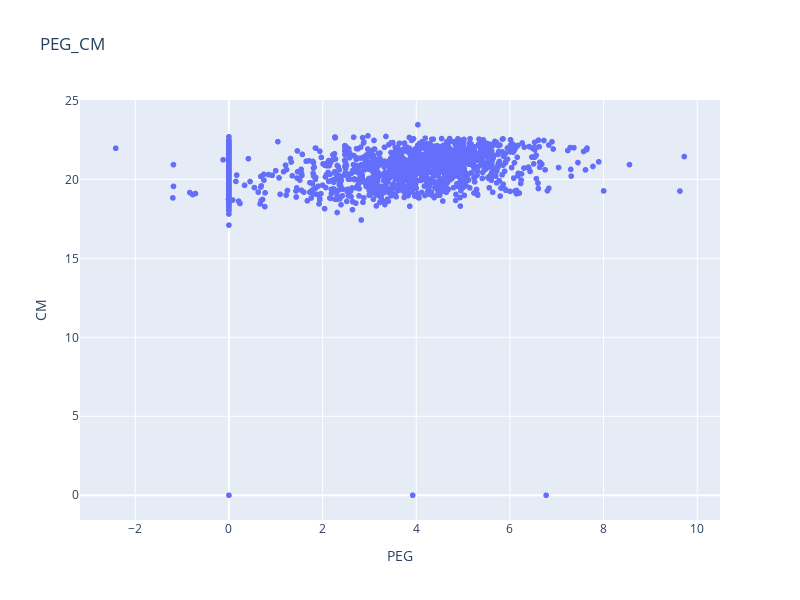

The cell this chart's notebook holds for it:
### Markdown cell above
<font size="3">
<div style="text-align: justify">
To analyze and visualize the dataset stored in 'data.xlsx', we took several steps to ensure its integrity and usability.
<br>
    
Upon the initial phase, we imported data from an Excel file into a DataFrame called df. We identified instances where data was represented as '--'. Recognizing that such entries could hinder subsequent analysis, we replaced these placeholders with NaN, which turned these ambiguous entries into a universally recognized format for missing data.

To ensure numerical computations could be performed, we converted 'CM' values into a numeric format. Then, We stored 'PEG' and 'CM' columns in a new DataFrame named data but some entries in this subset were missing, represented as NaN. We replaced these gaps with zeros. Since negative values within this subset not make sense in our analysis context, we replaced them with zeros.  To ensure the data's scale and distribution, we transformed the values in the 'CM' and 'PEG' columns. To wrap up our endeavor, we visualized the relationship between 'PEG' and 'CM' columns through a scatter plot using the plotly.express library.

### Code cell
# Import the raw data
df = pd.read_excel('data.xlsx')

# Replace all '--' in the DataFrame with NaN values
df.replace('--', np.nan, inplace = True)

# Convert data from string type to numeric type
df['CM'] = pd.to_numeric(df['CM'])

# Process missing values and negative values
# Replaces all missing values (NaN) in the df_exp DataFrame with 0
data = df[['PEG','CM']]
data.fillna(0, inplace = True)
print(data)
# Replaces all values in the DataFrame that are less than 0 with 0
data[data<0] = 0

print(data.info())

# Convert the values in the 'CM' and 'PEG' column
data['CM']= data['CM'].apply(lambda x: np.log(x) if x > 0 else 0)
data['PEG'] = data['PEG'].apply(lambda x:np.log(x) if x>0  else 0)
print(data.describe())

# Using the plotly.express module from the plotly library to create a scatter plot of PEG and CM
fig = px.scatter(data, x='PEG', y='CM', title='PEG_CM')
fig.update_layout(width=800, height=600)
fig.show()

### Figure 1 — Plotly figure (JSON) as saved in the notebook; plotly's stock layout.template omitted (floating-point values rounded to 4 significant figures; data arrays with more than 128 entries replaced by an {"elided": "..."} marker saying what was removed)
{"data": [{"hovertemplate": "PEG=%{x}<br>CM=%{y}<extra></extra>", "legendgroup": "", "marker": {"color": "#636efa", "symbol": "circle"}, "mode": "markers", "name": "", "showlegend": false, "type": "scattergl", "x": {"elided": "1878 float values"}, "xaxis": "x", "y": {"elided": "1878 float values"}, "yaxis": "y"}], "layout": {"height": 600, "legend": {"tracegroupgap": 0}, "title": {"text": "PEG_CM"}, "width": 800, "xaxis": {"anchor": "y", "domain": [0, 1], "title": {"text": "PEG"}}, "yaxis": {"anchor": "x", "domain": [0, 1], "title": {"text": "CM"}}}}
